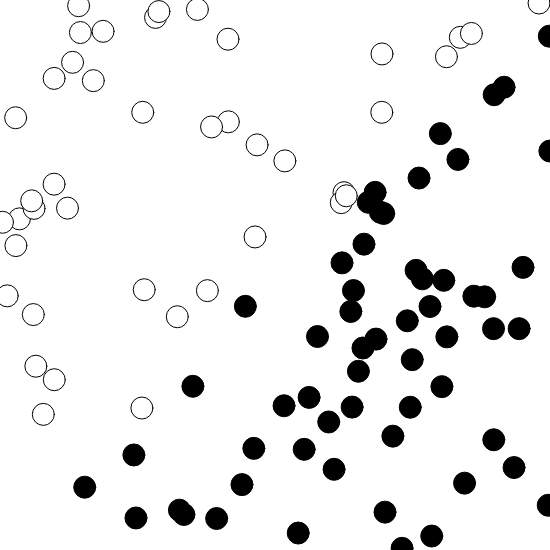
Frame 1 (no input)
Frame 60 (no input): identical to frame 1, image omitted
Frame 120 (the mouse pressed at the canvas centre since frame 60): identical to frame 1, image omitted

The p5.js sketch that drew this single still picture (run headless with seeded random() and noise() and a simulated clock; from frame 60 on, the mouse is pressed at the canvas centre):

// p5.js sketch
// ── sketch.js
let perceptron;
let points = new Array(100);
function setup() {
  createCanvas(550, 550);
  for (let index = 0; index < points.length; index++) {
    points[index] = new Point(random(-1, 1), random(-1, 1));
  }

  perceptron = new Perceptron();
  const inputs = [-1, 0.5];
  const guess = perceptron.guess(inputs);
  console.log(`resultado ${guess}`);
}

function draw() {
  background(255);
  points.forEach((point) => {
    point.show();
  });
}

// ── perceptron.js
class Perceptron {
  weights = [0, 0];
  constructor() {
    // Inicializando com valores random
    for (let i = 0; i < this.weights.length; i++) {
      this.weights[i] = random(-1, 1);
    }
  }

  //inputs --> entrada array de duas posiçoes (X1 e X2)
  guess(inputs) {
    let sum = 0;
    // aplicando a formula (Y = X1 * W1 + X2 * W2)
    for (let i = 0; i < this.weights.length; i++) {
      sum += inputs[i] * this.weights[i];
    }
    const output = sign(sum);
    return output;
  }
}

//Função de aticação
function sign(num) {
  return num >= 0 ? 1 : -1;
}

// ── point.js
class Point {
  x = 0;
  y = 0;
  label = 0;
  constructor(x, y) {
    this.x = x;
    this.y = y;
    this.label = this.getLabel();
  }

  getLabel() {
    if (this.x > this.y) {
      return +1;
    } else {
      return -1;
    }
  }

  getPixelX() {
    const px = map(this.x, -1, 1, 0, width);
    return px;
  }

  getPixelY() {
    const py = map(this.y, -1, 1, height, 0);
    return py;
  }

  show() {
    stroke(0);
    if (this.label === 1) {
      fill(0);
    } else {
      fill(255);
    }

    const px = this.getPixelX();
    const py = this.getPixelY();

    ellipse(px, py, 22, 22);
  }

  debug() {
    console.log(`label: ${this.label} x: ${this.x} y: ${this.y}`);
  }
}
